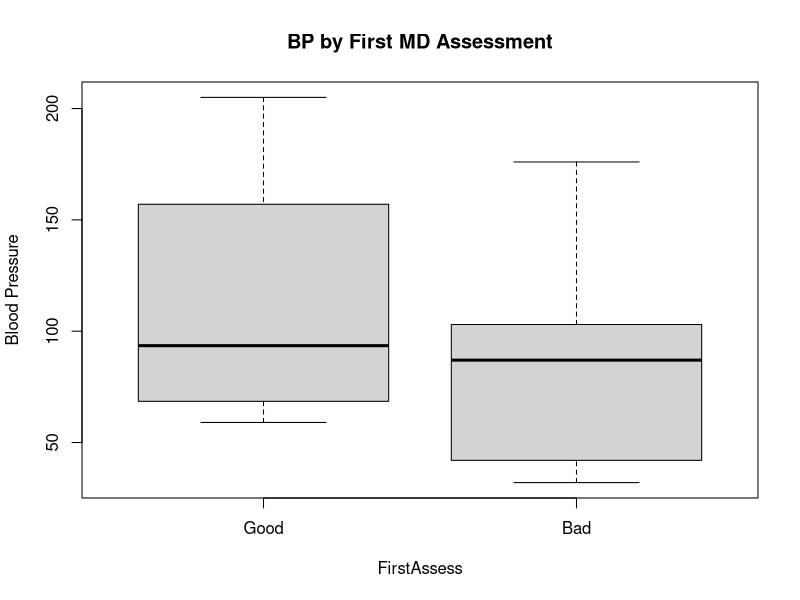
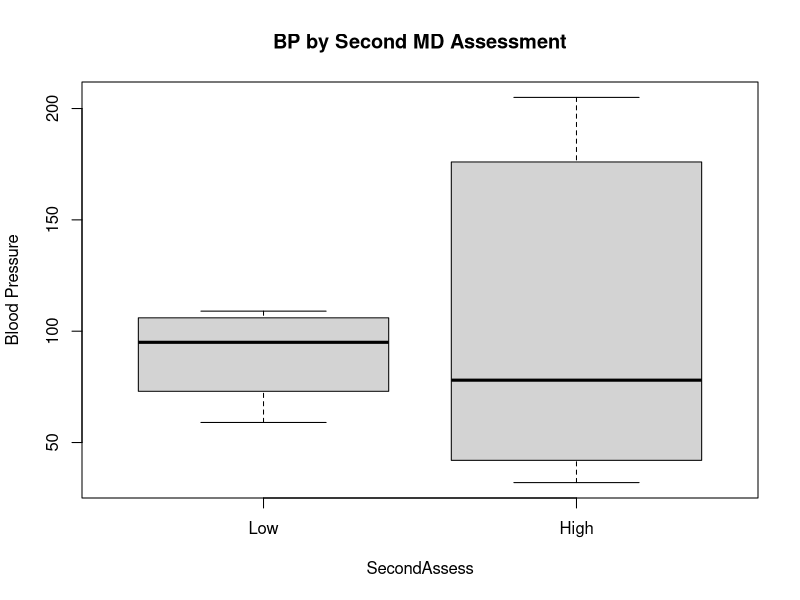
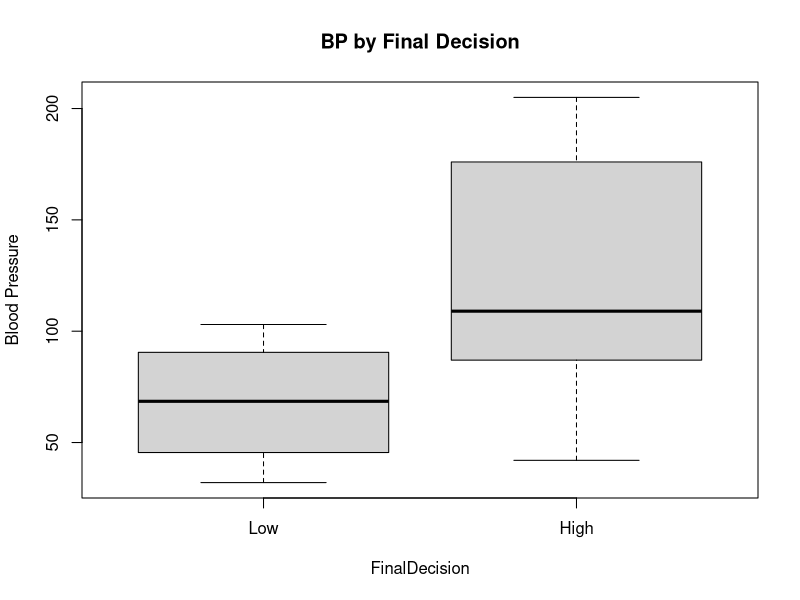
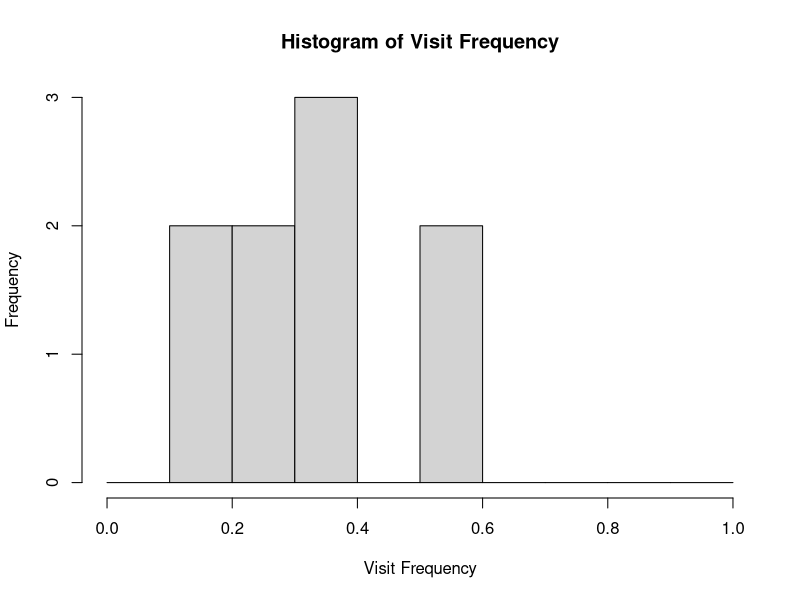
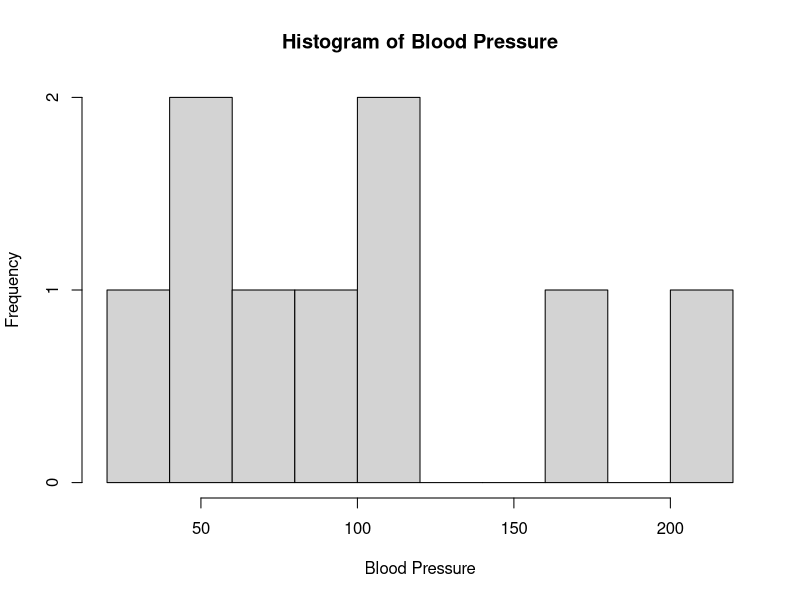
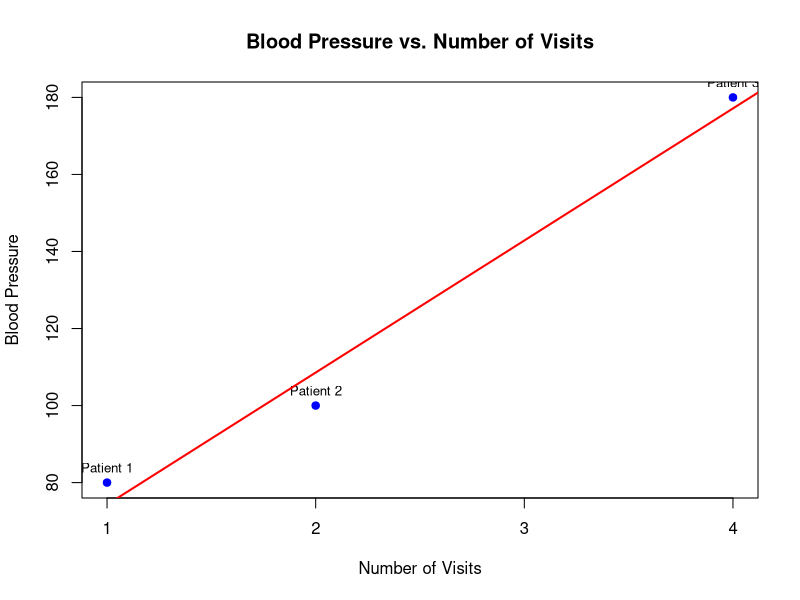

R code for these plots, in order:

# Define vectors converting categorical strings to numeric codes
Frequency     <- c(0.6, 0.3, 0.4, 0.4, 0.2, 0.6, 0.3, 0.4, 0.9, 0.2)
BloodPressure <- c(103, 87, 32, 42, 59, 109, 78, 205, 135, 176)
FirstAssess   <- c(1, 1, 1, 1, 0, 0, 0, 0, NA, 1)    # bad=1, good=0
SecondAssess  <- c(0, 0, 1, 1, 0, 0, 1, 1, 1, 1)    # low=0, high=1
FinalDecision <- c(0, 1, 0, 1, 0, 1, 0, 1, 1, 1)    # low=0, high=1

df_hosp <- data.frame(
  Frequency, BloodPressure, FirstAssess,
  SecondAssess, FinalDecision, stringsAsFactors = FALSE
)
# Inspect and handle NA's
summary(df_hosp)
df_hosp <- na.omit(df_hosp)


# Generate basic visualizations

boxplot(
  BloodPressure ~ FirstAssess,
  data = df_hosp,
  names = c("Good","Bad"),
  ylab = "Blood Pressure",
  main = "BP by First MD Assessment"
)

boxplot(
  BloodPressure ~ SecondAssess,
  data = df_hosp,
  names = c("Low","High"),
  ylab = "Blood Pressure",
  main = "BP by Second MD Assessment"
)

boxplot(
  BloodPressure ~ FinalDecision,
  data = df_hosp,
  names = c("Low","High"),
  ylab = "Blood Pressure",
  main = "BP by Final Decision"
)



# Visualize overall distributions of Frequency and Blood Pressure

hist(
  df_hosp$Frequency,
  breaks = seq(0, 1, by = 0.1),
  xlab = "Visit Frequency",
  main = "Histogram of Visit Frequency"
)

hist(
  df_hosp$BloodPressure,
  breaks = 8,
  xlab = "Blood Pressure",
  main = "Histogram of Blood Pressure"
)


### Example of a better organized data set


# Create new data frame with example data
df_example <- data.frame(
  PatientID      = c("Patient 1", "Patient 2", "Patient 3"),
  Blood_Pressure = c(80, 100, 180),
  Num_Visits     = c(1, 2, 4),
  stringsAsFactors = FALSE
)

# Inspect
df_example


# Create simple scatterplot
plot(df_example$Num_Visits, df_example$Blood_Pressure,
     xlab = "Number of Visits",
     ylab = "Blood Pressure",
     main = "Blood Pressure vs. Number of Visits",
     pch = 19,         
     col = "blue",
     xaxt = "n")

# Ensure x axis shows only whole number visits
axis(side = 1, at = 1:4)

# Add labels for each point
text(df_example$Num_Visits, df_example$Blood_Pressure, 
     labels = df_example$PatientID, 
     pos = 3, cex = 0.8)

# Use linear regression to add a line to the plot
model <- lm(Blood_Pressure ~ Num_Visits, data = df_example)
abline(model, col = "red", lwd = 2)





